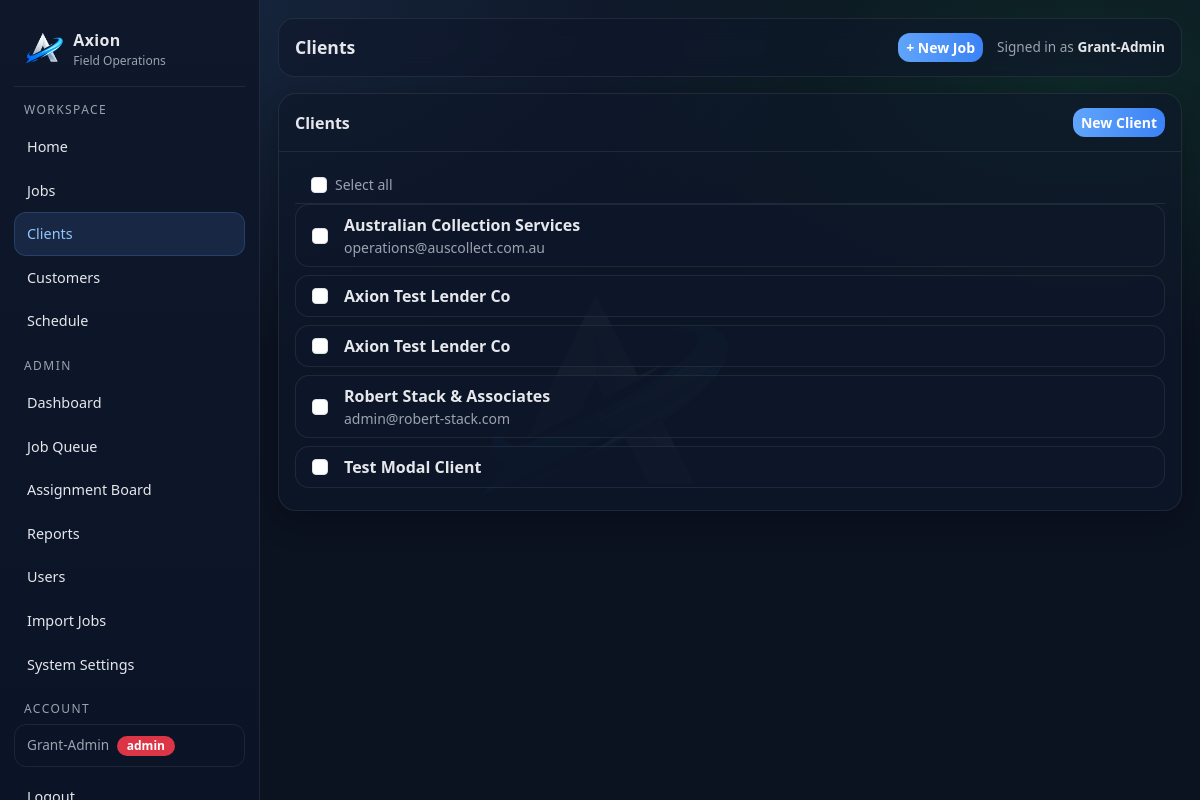
Before: /clients (signed in) with the older database file.
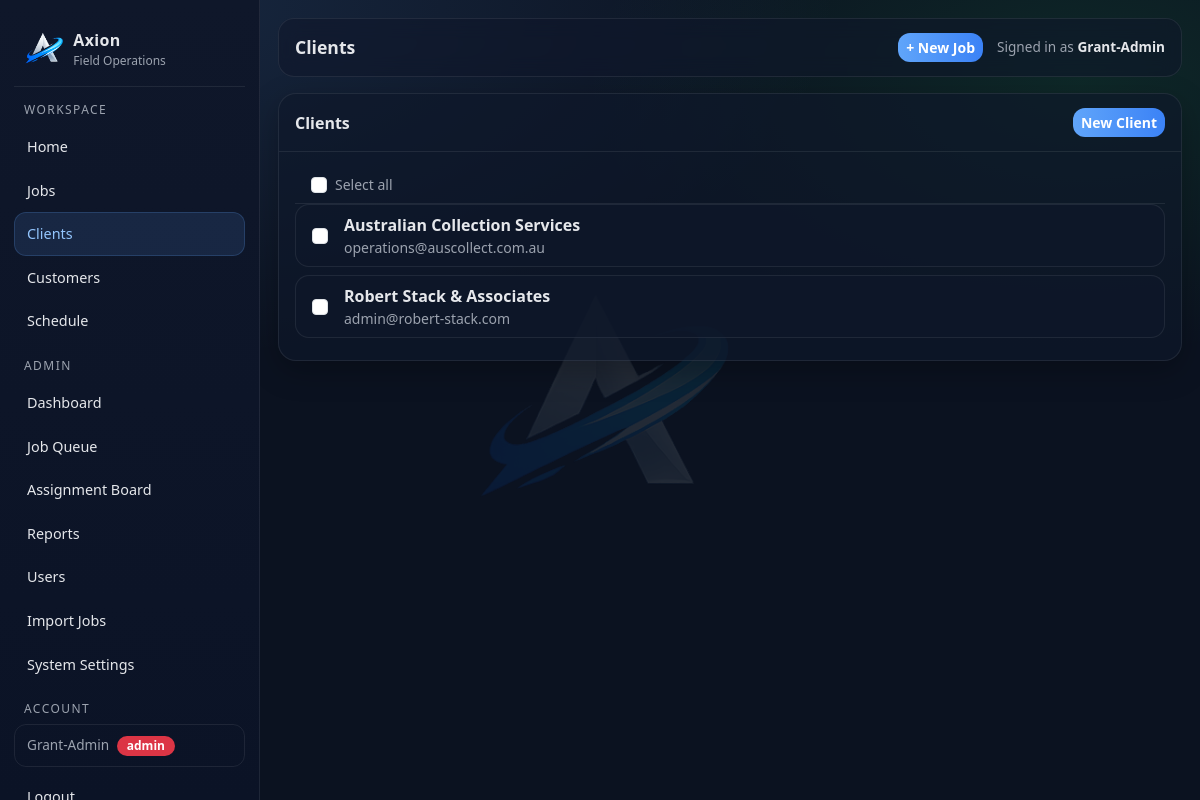
After: the same page with the newer database file.
### tables this page shows
CREATE TABLE clients (
        id INTEGER PRIMARY KEY AUTOINCREMENT,
        name TEXT NOT NULL,
        phone TEXT,
        email TEXT,
        address TEXT,
        notes TEXT,
        created_at TEXT NOT NULL
    , updated_at TEXT NOT NULL DEFAULT '');

### app.py (the view)
@app.get("/clients")
@login_required
def clients_list():
    conn = db()
    cur = conn.cursor()
    cur.execute("SELECT * FROM clients ORDER BY name")
    rows = cur.fetchall()
    conn.close()
    return render_template("clients.html", clients=rows)

### app.py (called while the page is built)
def db():
    conn = sqlite3.connect(DB_PATH)
    conn.row_factory = sqlite3.Row
    return conn

def add_column_if_missing(cur, table, col, coltype):
    cur.execute(f"PRAGMA table_info({table})")
    cols = [r["name"] for r in cur.fetchall()]
    if col not in cols:
        cur.execute(f"ALTER TABLE {table} ADD COLUMN {col} {coltype}")

@app.context_processor
def inject_globals():
    return {"GOOGLE_MAPS_API_KEY": os.environ.get("GOOGLE_MAPS_API_KEY", "")}

@app.before_request
def _ensure_db():
    init_db()

def login_required(f):
    @wraps(f)
    def wrapper(*args, **kwargs):
        if not session.get("user_id"):
            return redirect(url_for("login"))
        return f(*args, **kwargs)
    return wrapper

### templates/clients.html (shortened to what this page needs)
{% extends "layout.html" %}
{% block page_title %}Clients{% endblock %}
{% block content %}
<div class="ax-card">
  <div class="ax-card-h d-flex justify-content-between align-items-center">
    <div>Clients</div>
    <div class="d-flex gap-2 align-items-center">
      {% if session.get('role') == 'admin' %}
        <a class="btn btn-primary btn-sm" href="/clients/new">New Client</a>
      {% endif %}
    </div>
  </div>
  <div class="ax-card-b">
    {% if session.get('role') == 'admin' and clients %}
    <div class="px-3 py-2 border-bottom d-flex align-items-center gap-2" style="border-color:var(--line)!important">
      <input type="checkbox" id="selectAll" class="form-check-input mt-0"
             onchange="toggleAll(this)" title="Select all">
      <label for="selectAll" class="small mb-0" style="color:var(--muted);cursor:pointer">Select all</label>
    </div>
    {% endif %}
    <form id="deleteForm" method="post" action="/clients/delete">
      <div class="list-group list-group-flush">
        {% for c in clients %}
          <div class="list-group-item d-flex align-items-center gap-3 px-3" style="background:transparent;border-color:var(--line)">
            {% if session.get('role') == 'admin' %}
            <input type="checkbox" name="client_ids" value="{{ c.id }}"
                   class="form-check-input mt-0 client-cb"
                   onchange="updateDeleteBtn()">
            {% endif %}
            <a href="/clients/{{ c.id }}" class="flex-grow-1 text-decoration-none">
              <div class="fw-semibold" style="color:var(--text)">{{ c.name }}</div>
              {% if c.email %}<div class="small" style="color:var(--muted)">{{ c.email }}</div>{% endif %}
            </a>
          </div>
        {% else %}
          <div style="color:var(--muted)" class="py-3 text-center">No clients yet.</div>
        {% endfor %}
      </div>
    </form>
  </div>
</div>
{% endblock %}

### templates/layout.html (shortened to what this page needs)
<!doctype html>
<html lang="en">
<head>
  <link href="https://cdn.jsdelivr.net/npm/bootstrap@5.3.3/dist/css/bootstrap.min.css" rel="stylesheet">
</head>
<body>
  <div class="ax-shell">
    <aside class="ax-sidebar">
      <a class="ax-brand" href="/">
        <img src="{{ url_for('static', filename='images/axion-a-logo.png') }}" alt="Axion">
        <div>
          <div class="name">Axion</div>
          <div class="sub">Field Operations</div>
        </div>
      </a>
      <div class="ax-nav">
        <div class="hint">Workspace</div>
        <a href="/dashboard" class="{% if request.path == '/dashboard' %}active{% endif %}">Home</a>
        <a href="/jobs" class="{% if request.path.startswith('/jobs') %}active{% endif %}">Jobs</a>
        <a href="/clients" class="{% if request.path.startswith('/clients') %}active{% endif %}">Clients</a>
        <a href="/customers" class="{% if request.path.startswith('/customers') %}active{% endif %}">Customers</a>
        <a href="/schedule" class="{% if request.path.startswith('/schedule') %}active{% endif %}">Schedule</a>
        {% if session.get('role') == 'admin' %}
          <div class="hint">Admin</div>
          <a href="/admin" class="{% if request.path == '/admin' %}active{% endif %}">Dashboard</a>
          <a href="/queue" class="{% if request.path.startswith('/queue') %}active{% endif %}">Job Queue</a>
          <a href="/assign" class="{% if request.path.startswith('/assign') %}active{% endif %}">Assignment Board</a>
          <a href="/reports/monthly" class="{% if request.path.startswith('/reports') %}active{% endif %}">Reports</a>
          <a href="/users" class="{% if request.path.startswith('/users') %}active{% endif %}">Users</a>
          <a href="/import/jobs" class="{% if request.path.startswith('/import') %}active{% endif %}">Import Jobs</a>
          <a href="/admin/settings" class="{% if request.path.startswith('/admin/settings') %}active{% endif %}">System Settings</a>
        {% endif %}
        <div class="hint">Account</div>
        {% if session.get('user_id') %}
          <div class="ax-user-chip mb-2">
            {{ session.get('user_name') }}
            <span class="badge {% if session.get('role') == 'admin' %}bg-danger{% else %}bg-secondary{% endif %} ms-1">{{ session.get('role') }}</span>
          </div>
          <a href="/logout">Logout</a>
        {% else %}
          <a href="/login" class="{% if request.path.startswith('/login') or request.path.startswith('/signup') %}active{% endif %}">Login</a>
        {% endif %}
      </div>
    </aside>
    <main class="ax-main">
      <div class="ax-topbar">
        <div class="title">{% block page_title %}Axion{% endblock %}</div>
        <div style="display:flex; align-items:center; gap:14px;">
          {% if session.get('user_id') %}
            <a href="/jobs/new" class="btn btn-primary btn-sm">+ New Job</a>
          {% endif %}
          <div style="color:var(--muted); font-size:.85rem;">
            {% if session.get('user_id') %}
              Signed in as <strong style="color:var(--text)">{{ session.get('user_name') }}</strong>
            {% else %}
              Not signed in
            {% endif %}
          </div>
        </div>
      </div>
      {% block content %}{% endblock %}
    </main>
  </div>
</body>
</html>

### templates/layout.html (style rules this page uses)
:root { --bg: #0b1220; --panel: #0f172a; --panel2: #111c33; --card: #1a2744; --text: #e5e7eb; --muted: #9ca3af; --line: rgba(255,255,255,.08); --accent: #60a5fa; --accent2: #22c55e; --danger: #ef4444; }
body { background: radial-gradient(1200px 600px at 10% 0%, rgba(96,165,250,.15), transparent 60%), radial-gradient(900px 500px at 90% 10%, rgba(34,197,94,.12), transparent 55%), var(--bg); color: var(--text); }
body::before { content: ''; position: fixed; inset: 0; background: url('/static/images/axion-a-logo.png') center center / 260px auto no-repeat; opacity: .10; pointer-events: none; z-index: 0; }
.ax-shell { min-height: 100vh; display: grid; grid-template-columns: 260px 1fr; position: relative; z-index: 1; }
.ax-sidebar { background: linear-gradient(180deg, var(--panel), #0b1326); border-right: 1px solid var(--line); position: sticky; top: 0; height: 100vh; padding: 18px 14px; overflow-y: auto; }
.ax-brand { display:flex; align-items:center; gap: 10px; padding: 10px 10px 16px 10px; border-bottom: 1px solid var(--line); margin-bottom: 14px; text-decoration: none; }
.ax-brand img { height: 34px; }
.ax-brand .name { font-weight: 700; letter-spacing: .3px; color: var(--text); }
.ax-brand .sub { font-size: .75rem; color: var(--muted); }
.ax-nav a { display:flex; align-items:center; gap: 10px; padding: 10px 12px; border-radius: 12px; color: var(--text); text-decoration:none; border: 1px solid transparent; font-size: .9rem; }
.ax-nav a.active { background: rgba(96,165,250,.12); border-color: rgba(96,165,250,.20); color: #93c5fd; }
.ax-nav .hint { color: var(--muted); font-size: .75rem; margin: 14px 10px 6px; text-transform: uppercase; letter-spacing: .12em; }
.ax-user-chip { margin-top: auto; padding: 10px 12px; border-radius: 12px; border: 1px solid var(--line); font-size: .85rem; color: var(--muted); }
.ax-main { padding: 18px 18px 28px; min-width: 0; }
.ax-topbar { background: rgba(15, 23, 42, .55); border: 1px solid var(--line); border-radius: 16px; padding: 14px 16px; display:flex; align-items:center; justify-content: space-between; backdrop-filter: blur(10px); margin-bottom: 16px; }
.ax-topbar .title { font-size: 1.1rem; font-weight: 650; }
.ax-card { background: rgba(15, 23, 42, .65); border: 1px solid var(--line); border-radius: 18px; box-shadow: 0 10px 30px rgba(0,0,0,.25); overflow: visible; }
.ax-card .ax-card-h { padding: 14px 16px; border-bottom: 1px solid var(--line); font-weight: 650; }
.ax-card .ax-card-b { padding: 14px 16px; }
.btn { border-radius: 12px; font-weight: 600; }
.btn-primary { background: linear-gradient(90deg, #60a5fa, #3b82f6); border: 0; }
.badge { border-radius: 999px; padding: 4px 10px; font-weight: 600; font-size: .75rem; }
.list-group-item { background: rgba(15, 23, 42, .65) !important; border: 1px solid var(--line) !important; color: var(--text) !important; border-radius: 14px !important; margin-bottom: 8px; }

Changed rows visible on the page:
removed clients: name "Axion Test Lender Co"
removed clients: name "Axion Test Lender Co"
removed clients: name "Test Modal Client"
